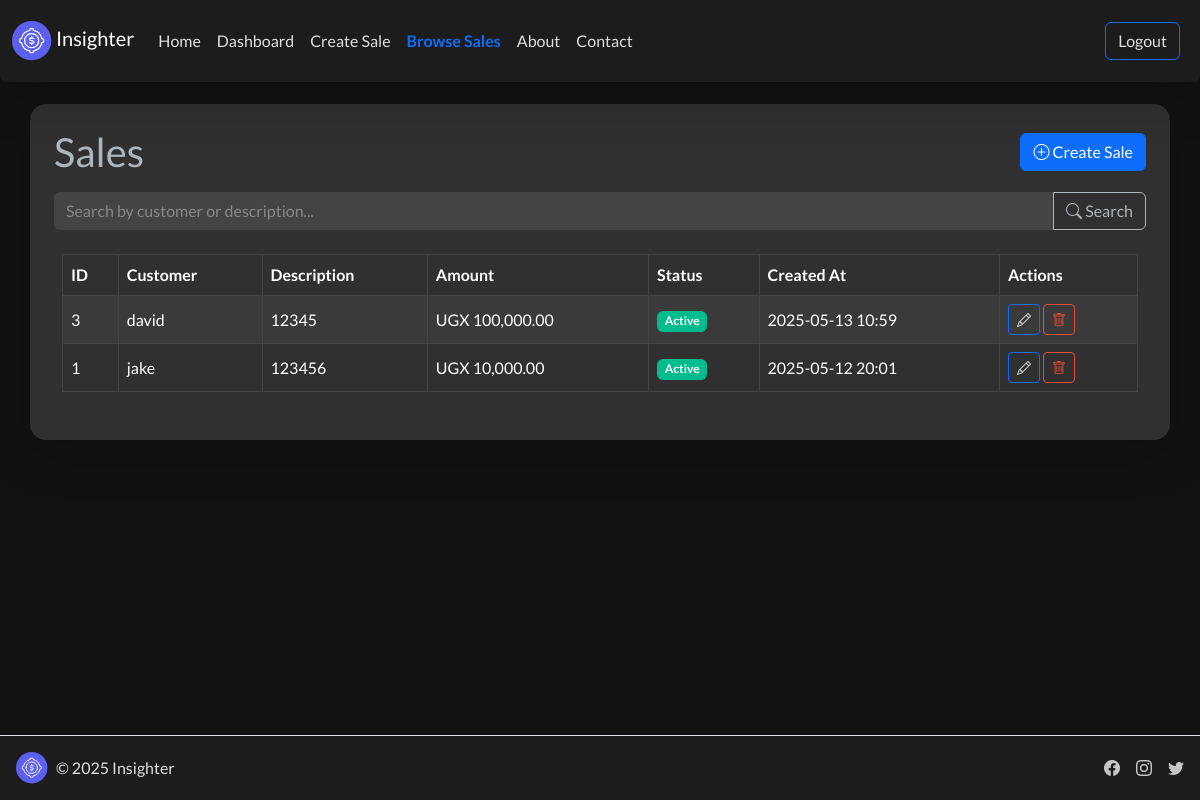
The app's page /sales/ (signed in) with its own data.
### core/models.py (models this page shows)
class Sale(models.Model):
    STATUS_CHOICES = [
        ('active', 'Active'),
        ('pending', 'Pending'),
        ('closed', 'Closed'),
    ]
    customer = models.CharField(max_length=200)
    description = models.TextField()
    amount = models.DecimalField(max_digits=10, decimal_places=2)
    created_at = models.DateTimeField(auto_now_add=True)
    seller = models.ForeignKey(settings.AUTH_USER_MODEL, on_delete=models.CASCADE)
    status = models.CharField(max_length=10, choices=STATUS_CHOICES, default='pending')
    def __str__(self):
        return self.customer  # Changed from self.title to self.customer

### core/views.py (the view)
# urls.py: path('sales/',                  sale_list,                       name='browse_sales'),
@login_required
def sale_list(request):
    sales = Sale.objects.filter(seller=request.user).order_by('-created_at')
    print(sales)
    return render(request, 'core/browse_sale.html', { 'sales': sales})

### templates/core/browse_sale.html (shortened to what this page needs)
{% extends 'core/base.html' %}
{% load static %}
{% load humanize %}
{% block content %}
<div class="container bg-dark text-light rounded-4 p-4 mt-4 shadow-lg">
  <div class="d-flex justify-content-between align-items-center mb-3">
    <h2 class="mb-0 text-light">Sales</h2>
    <a href="{% url 'create_sale' %}" class="btn btn-primary">
      <i class="bi bi-plus-circle"></i> Create Sale
    </a>
  </div>
  <form method="get" class="mb-3">
    <div class="input-group">
      <input
        type="text"
        name="q"
        class="form-control bg-secondary text-light border-0"
        placeholder="Search by customer or description..."
        value="{{ request.GET.q }}"
      />
      <button class="btn btn-outline-light" type="submit">
        <i class="bi bi-search"></i> Search
      </button>
    </div>
  </form>
  <div class="table-responsive p-2">
    <table
      class="table table-hover table-striped align-middle table-dark table-bordered border-secondary"
    >
      <thead class="table-dark border-bottom border-secondary">
        <tr>
          <th>ID</th>
          <th>Customer</th>
          <th>Description</th>
          <th>Amount</th>
          <th>Status</th>
          <th>Created At</th>
          <th>Actions</th>
        </tr>
      </thead>
      <tbody>
        {% if sales %} {% for sale in sales %}
        <tr>
          <td>{{ sale.id }}</td>
          <td>{{ sale.customer }}</td>
          <td>{{ sale.description|truncatechars:50 }}</td>
          <td>UGX {{ sale.amount|intcomma }}</td>
          <td>
            {% if sale.status == 'active' %}
            <span class="badge bg-success">Active</span>
            {% elif sale.status == 'pending' %}
            <span class="badge bg-warning text-dark">Pending</span>
            {% elif sale.status == 'closed' %}
            <span class="badge bg-secondary">Closed</span>
            {% else %}
            <span class="badge bg-secondary">{{ sale.status|capfirst }}</span>
            {% endif %}
          </td>
          <td>{{ sale.created_at|date:"Y-m-d H:i" }}</td>
          <td>
            <a
              href="{% url 'update_sale' sale.id %}"
              class="btn btn-sm btn-outline-primary"
              title="Edit Sale"
              data-bs-toggle="tooltip"
            >
              <i class="bi bi-pencil"></i>
            </a>
            <form
              action="{% url 'delete_sale' sale.id %}"
              method="post"
              style="display: inline"
            >
              <button
                type="submit"
                class="btn btn-sm btn-outline-danger"
                title="Delete Sale"
                data-bs-toggle="tooltip"
                onclick="return confirm('Are you sure you want to delete this sale?');"
              >
                <i class="bi bi-trash"></i>
              </button>
            </form>
          </td>
        </tr>
        {% endfor %} {% endif %}
      </tbody>
    </table>
  </div>
</div>
{% endblock %}

### templates/core/base.html (style rules this page uses)
body { min-height: 100vh; display: flex; flex-direction: column; background-color: #121212; color: #e0e0e0; }
.btn-outline-primary { color: #e0e0e0; border-color: #0d6efd; }
.btn-primary { background-color: #0d6efd; border-color: #0d6efd; }

### records on screen
Sale: id "3", customer "david", description "12345", amount "100,000.00", status "Active", created_at "2025-05-13 10:59"
Sale: id "1", customer "jake", description "123456", amount "10,000.00", status "Active", created_at "2025-05-12 20:01"
